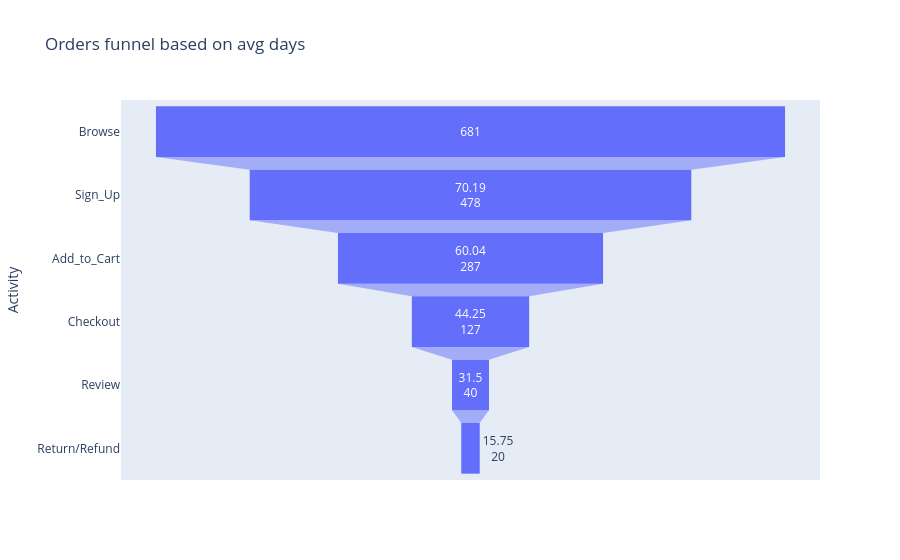

Write notebook code for a chart like this one.
### Code cell
fig= px.funnel(data_frame=funnel,y='Activity',x='count',text='Conversion%',
               hover_data='Avg_DayDiff',title='Orders funnel based on avg days',height = 500)
fig.show()

### Figure 1 — Plotly figure (JSON) as saved in the notebook; plotly's stock layout.template omitted (floating-point values rounded to 4 significant figures)
{"data": [{"customdata": [[0], [2.52], [0.86], [14.43], [2.62], [3.4]], "hovertemplate": "count=%{x}<br>Activity=%{y}<br>Conversion%=%{text}<br>Avg_DayDiff=%{customdata[0]}<extra></extra>", "legendgroup": "", "marker": {"color": "#636efa"}, "name": "", "orientation": "h", "showlegend": false, "text": [null, 70.19, 60.04, 44.25, 31.5, 15.75], "type": "funnel", "x": [681, 478, 287, 127, 40, 20], "xaxis": "x", "y": ["Browse", "Sign_Up", "Add_to_Cart", "Checkout", "Review", "Return/Refund"], "yaxis": "y"}], "layout": {"autosize": true, "legend": {"tracegroupgap": 0}, "title": {"text": "Orders funnel based on avg days"}, "xaxis": {"anchor": "y", "autorange": true, "domain": [0, 1], "range": [-378.3, 378.3], "title": {"text": "count"}, "type": "linear"}, "yaxis": {"anchor": "x", "autorange": true, "domain": [0, 1], "range": [5.5, -0.5], "title": {"text": "Activity"}, "type": "category"}}}
